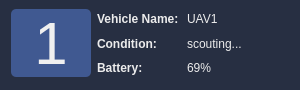
<?xml version="1.0" encoding="UTF-8"?>
<ui version="4.0">
 <class>UAVConditionWidget</class>
 <widget class="QWidget" name="UAVConditionWidget">
  <property name="geometry">
   <rect>
    <x>0</x>
    <y>0</y>
    <width>300</width>
    <height>90</height>
   </rect>
  </property>
  <property name="sizePolicy">
   <sizepolicy hsizetype="Preferred" vsizetype="Fixed">
    <horstretch>0</horstretch>
    <verstretch>0</verstretch>
   </sizepolicy>
  </property>
  <property name="minimumSize">
   <size>
    <width>300</width>
    <height>0</height>
   </size>
  </property>
  <property name="maximumSize">
   <size>
    <width>1000</width>
    <height>16777215</height>
   </size>
  </property>
  <property name="windowTitle">
   <string>Form</string>
  </property>
  <property name="styleSheet">
   <string notr="true">background-color: rgb(39, 47, 66);
color: rgb(236, 236, 236);
border-radius: 5px;</string>
  </property>
  <layout class="QGridLayout" name="gridLayout">
   <property name="topMargin">
    <number>9</number>
   </property>
   <property name="verticalSpacing">
    <number>6</number>
   </property>
   <item row="0" column="0" rowspan="3">
    <widget class="QPushButton" name="VehicleSelectButton">
     <property name="sizePolicy">
      <sizepolicy hsizetype="Fixed" vsizetype="Fixed">
       <horstretch>0</horstretch>
       <verstretch>0</verstretch>
      </sizepolicy>
     </property>
     <property name="minimumSize">
      <size>
       <width>80</width>
       <height>0</height>
      </size>
     </property>
     <property name="maximumSize">
      <size>
       <width>80</width>
       <height>80</height>
      </size>
     </property>
     <property name="font">
      <font>
       <pointsize>45</pointsize>
      </font>
     </property>
     <property name="styleSheet">
      <string notr="true">background-color: rgb(64, 89, 145);
color: rgb(240, 240, 240);</string>
     </property>
     <property name="text">
      <string>1</string>
     </property>
    </widget>
   </item>
   <item row="0" column="1">
    <widget class="QLabel" name="VehicleNameLabel">
     <property name="text">
      <string>&lt;html&gt;&lt;head/&gt;&lt;body&gt;&lt;p&gt;&lt;span style=&quot; font-weight:600;&quot;&gt;Vehicle Name:&lt;/span&gt;&lt;/p&gt;&lt;/body&gt;&lt;/html&gt;</string>
     </property>
    </widget>
   </item>
   <item row="1" column="1">
    <widget class="QLabel" name="VehicleConditionLabel">
     <property name="text">
      <string>&lt;html&gt;&lt;head/&gt;&lt;body&gt;&lt;p&gt;&lt;span style=&quot; font-weight:600;&quot;&gt;Condition:&lt;/span&gt;&lt;/p&gt;&lt;/body&gt;&lt;/html&gt;</string>
     </property>
    </widget>
   </item>
   <item row="2" column="1">
    <widget class="QLabel" name="VehicleBatteryLabel">
     <property name="text">
      <string>&lt;html&gt;&lt;head/&gt;&lt;body&gt;&lt;p&gt;&lt;span style=&quot; font-weight:600;&quot;&gt;Battery:&lt;/span&gt;&lt;/p&gt;&lt;/body&gt;&lt;/html&gt;</string>
     </property>
    </widget>
   </item>
   <item row="0" column="3">
    <widget class="QLineEdit" name="VehicleNameLine">
     <property name="enabled">
      <bool>false</bool>
     </property>
     <property name="text">
      <string>UAV1</string>
     </property>
     <property name="readOnly">
      <bool>true</bool>
     </property>
    </widget>
   </item>
   <item row="1" column="3">
    <widget class="QLineEdit" name="VehicleConditionLine">
     <property name="enabled">
      <bool>false</bool>
     </property>
     <property name="text">
      <string>scouting...</string>
     </property>
     <property name="readOnly">
      <bool>true</bool>
     </property>
    </widget>
   </item>
   <item row="2" column="3">
    <widget class="QLineEdit" name="VehicleBatteryLine">
     <property name="enabled">
      <bool>false</bool>
     </property>
     <property name="text">
      <string>69%</string>
     </property>
     <property name="readOnly">
      <bool>true</bool>
     </property>
    </widget>
   </item>
  </layout>
 </widget>
 <resources/>
 <connections/>
</ui>
